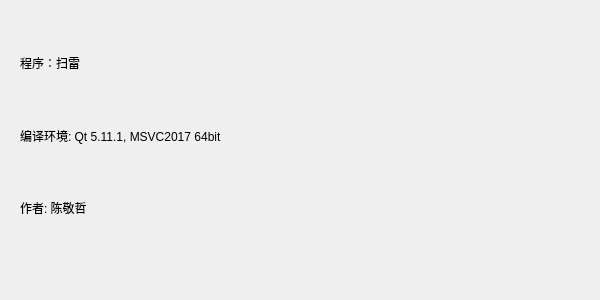
<?xml version="1.0" encoding="UTF-8"?>
<ui version="4.0">
 <class>about_Dialog</class>
 <widget class="QDialog" name="about_Dialog">
  <property name="geometry">
   <rect>
    <x>0</x>
    <y>0</y>
    <width>600</width>
    <height>300</height>
   </rect>
  </property>
  <property name="windowTitle">
   <string>关于</string>
  </property>
  <widget class="QWidget" name="layoutWidget">
   <property name="geometry">
    <rect>
     <x>20</x>
     <y>30</y>
     <width>561</width>
     <height>211</height>
    </rect>
   </property>
   <layout class="QVBoxLayout" name="verticalLayout">
    <item>
     <widget class="QLabel" name="label_2">
      <property name="text">
       <string>程序：扫雷</string>
      </property>
     </widget>
    </item>
    <item>
     <widget class="QLabel" name="label_3">
      <property name="text">
       <string>编译环境: Qt 5.11.1, MSVC2017 64bit</string>
      </property>
     </widget>
    </item>
    <item>
     <widget class="QLabel" name="label_4">
      <property name="text">
       <string>作者: 陈敬哲</string>
      </property>
     </widget>
    </item>
   </layout>
  </widget>
 </widget>
 <resources/>
 <connections/>
</ui>
